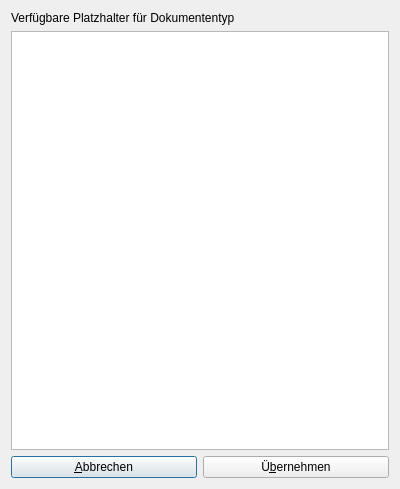
<?xml version="1.0" encoding="UTF-8"?>
<ui version="4.0">
 <class>DlgDocEditData</class>
 <widget class="QDialog" name="DlgDocEditData">
  <property name="geometry">
   <rect>
    <x>0</x>
    <y>0</y>
    <width>400</width>
    <height>489</height>
   </rect>
  </property>
  <property name="windowTitle">
   <string>Platzhalter einfügen</string>
  </property>
  <property name="windowIcon">
   <iconset resource="docedit.qrc">
    <normaloff>:/docedit/images/favicon.png</normaloff>:/docedit/images/favicon.png</iconset>
  </property>
  <layout class="QGridLayout" name="gridLayout">
   <item row="1" column="0" colspan="2">
    <widget class="QTreeWidget" name="treeWidget">
     <property name="headerHidden">
      <bool>true</bool>
     </property>
     <column>
      <property name="text">
       <string notr="true">1</string>
      </property>
     </column>
    </widget>
   </item>
   <item row="2" column="0">
    <widget class="QPushButton" name="pbCancel">
     <property name="text">
      <string>&amp;Abbrechen</string>
     </property>
     <property name="icon">
      <iconset resource="docedit.qrc">
       <normaloff>:/docedit/images/cancel.png</normaloff>:/docedit/images/cancel.png</iconset>
     </property>
    </widget>
   </item>
   <item row="2" column="1">
    <widget class="QPushButton" name="pbSave">
     <property name="text">
      <string>Ü&amp;bernehmen</string>
     </property>
     <property name="icon">
      <iconset resource="docedit.qrc">
       <normaloff>:/docedit/images/accept.png</normaloff>:/docedit/images/accept.png</iconset>
     </property>
    </widget>
   </item>
   <item row="0" column="0" colspan="2">
    <widget class="QLabel" name="labelData">
     <property name="text">
      <string>Verfügbare Platzhalter für Dokumententyp </string>
     </property>
    </widget>
   </item>
  </layout>
 </widget>
 <resources>
  <include location="docedit.qrc"/>
 </resources>
 <connections/>
</ui>
